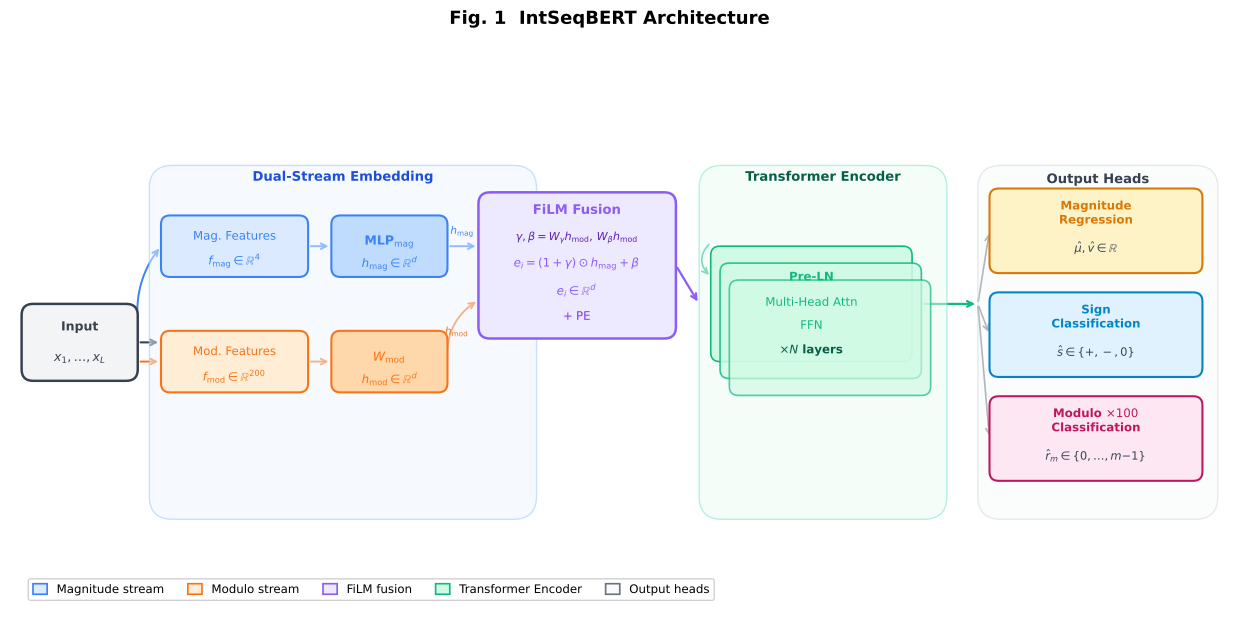

Write the Python code that produced this figure.
"""
Fig.1 IntSeqBERT アーキテクチャ図
CICM 2026 paper — Figure 1

matplotlib の Patches / FancyArrowPatch で描画。
左から右へのデータフローを示す：
  [Input] → [Dual Streams] → [FiLM Fusion] → [Transformer Encoder] → [Output Heads]

出力: experiment/cicm2026/fig1_architecture.pdf
      experiment/cicm2026/fig1_architecture.png
"""

from pathlib import Path
import matplotlib
matplotlib.use("Agg")
import matplotlib.pyplot as plt
import matplotlib.patches as mpatches
from matplotlib.patches import FancyBboxPatch, FancyArrowPatch
import matplotlib.patheffects as pe

OUT_DIR = Path(__file__).resolve().parent

# ── 色パレット ──────────────────────────────────────────────────────────────
C_MAG   = "#3b82f6"   # 青 — Magnitude stream
C_MOD   = "#f97316"   # オレンジ — Modulo stream
C_FILM  = "#8b5cf6"   # 紫 — FiLM fusion
C_ENC   = "#10b981"   # 緑 — Transformer Encoder
C_HEAD  = "#6b7280"   # グレー — Output Heads
C_INPUT = "#374151"   # ダークグレー — Input
C_BG_MAG  = "#eff6ff"
C_BG_MOD  = "#fff7ed"
C_BG_ENC  = "#ecfdf5"
C_BG_HEAD = "#f9fafb"

fig, ax = plt.subplots(figsize=(16, 7))
ax.set_xlim(0, 16)
ax.set_ylim(0, 7)
ax.axis("off")
fig.patch.set_facecolor("white")

# ─────────────────────────────────────────────────────────────────────────────
# Helper functions
# ─────────────────────────────────────────────────────────────────────────────

def box(ax, x, y, w, h, fc, ec, lw=1.5, radius=0.15, alpha=1.0):
    p = FancyBboxPatch((x, y), w, h,
                        boxstyle=f"round,pad=0,rounding_size={radius}",
                        fc=fc, ec=ec, lw=lw, alpha=alpha, zorder=3)
    ax.add_patch(p)
    return p

def label(ax, x, y, text, size=9, color="black", bold=False, va="center", ha="center", zorder=4):
    weight = "bold" if bold else "normal"
    ax.text(x, y, text, ha=ha, va=va, fontsize=size, color=color,
            fontweight=weight, zorder=zorder)

def arrow(ax, x1, y1, x2, y2, color="#374151", lw=1.5, style="->", zorder=2):
    ax.annotate("", xy=(x2, y2), xytext=(x1, y1),
                arrowprops=dict(arrowstyle=style, color=color, lw=lw,
                                connectionstyle="arc3,rad=0.0"),
                zorder=zorder)

def curved_arrow(ax, x1, y1, x2, y2, color, lw=1.5, rad=0.3):
    ax.annotate("", xy=(x2, y2), xytext=(x1, y1),
                arrowprops=dict(arrowstyle="->", color=color, lw=lw,
                                connectionstyle=f"arc3,rad={rad}"),
                zorder=2)

# ─────────────────────────────────────────────────────────────────────────────
# Section backgrounds
# ─────────────────────────────────────────────────────────────────────────────
# Stream section
box(ax, 1.8, 1.2, 5.0, 4.6, C_BG_MAG, "#93c5fd", lw=1.0, radius=0.3, alpha=0.5)
label(ax, 4.3, 5.65, "Dual-Stream Embedding", size=9.5, bold=True, color="#1d4ed8")

# Encoder section
box(ax, 8.9, 1.2, 3.2, 4.6, C_BG_ENC, "#6ee7b7", lw=1.0, radius=0.3, alpha=0.5)
label(ax, 10.5, 5.65, "Transformer Encoder", size=9.5, bold=True, color="#065f46")

# Output section
box(ax, 12.5, 1.2, 3.1, 4.6, C_BG_HEAD, "#d1d5db", lw=1.0, radius=0.3, alpha=0.5)
label(ax, 14.05, 5.62, "Output Heads", size=9.5, bold=True, color="#374151")

# ─────────────────────────────────────────────────────────────────────────────
# INPUT: sequence tokens
# ─────────────────────────────────────────────────────────────────────────────
# Input box
box(ax, 0.15, 3.0, 1.5, 1.0, "#f3f4f6", C_INPUT, lw=1.8, radius=0.15)
label(ax, 0.90, 3.7, "Input", size=9, bold=True, color=C_INPUT)
label(ax, 0.90, 3.3, r"$x_1, \ldots, x_L$", size=9, color=C_INPUT)

# Arrow: input → feature extraction
arrow(ax, 1.65, 3.5, 1.95, 3.5, color=C_INPUT, lw=1.5)

# ─────────────────────────────────────────────────────────────────────────────
# Feature Extraction boxes
# ─────────────────────────────────────────────────────────────────────────────
# Magnitude feature box
box(ax, 1.95, 4.35, 1.9, 0.8, "#dbeafe", C_MAG, lw=1.5, radius=0.12)
label(ax, 2.90, 4.88, "Mag. Features", size=8.5, bold=False, color=C_MAG)
label(ax, 2.90, 4.55, r"$f_\mathrm{mag} \in \mathbb{R}^4$", size=8.5, color=C_MAG)

# Modulo feature box
box(ax, 1.95, 2.85, 1.9, 0.8, "#ffedd5", C_MOD, lw=1.5, radius=0.12)
label(ax, 2.90, 3.38, "Mod. Features", size=8.5, bold=False, color=C_MOD)
label(ax, 2.90, 3.05, r"$f_\mathrm{mod} \in \mathbb{R}^{200}$", size=8.5, color=C_MOD)

# Arrows: input → features
ax.annotate("", xy=(1.95, 4.75), xytext=(1.65, 3.75),
            arrowprops=dict(arrowstyle="->", color=C_MAG, lw=1.4,
                            connectionstyle="arc3,rad=-0.2"), zorder=2)
ax.annotate("", xy=(1.95, 3.25), xytext=(1.65, 3.25),
            arrowprops=dict(arrowstyle="->", color=C_MOD, lw=1.4,
                            connectionstyle="arc3,rad=0.0"), zorder=2)

# ─────────────────────────────────────────────────────────────────────────────
# Projection layers
# ─────────────────────────────────────────────────────────────────────────────
# MLP_mag
box(ax, 4.15, 4.35, 1.5, 0.8, "#bfdbfe", C_MAG, lw=1.5, radius=0.12)
label(ax, 4.90, 4.80, r"MLP$_\mathrm{mag}$", size=9, bold=True, color=C_MAG)
label(ax, 4.90, 4.52, r"$h_\mathrm{mag} \in \mathbb{R}^d$", size=8.5, color=C_MAG)

# W_mod
box(ax, 4.15, 2.85, 1.5, 0.8, "#fed7aa", C_MOD, lw=1.5, radius=0.12)
label(ax, 4.90, 3.30, r"$W_\mathrm{mod}$", size=9, bold=True, color=C_MOD)
label(ax, 4.90, 3.02, r"$h_\mathrm{mod} \in \mathbb{R}^d$", size=8.5, color=C_MOD)

# Arrows: features → projections
arrow(ax, 3.85, 4.75, 4.15, 4.75, color=C_MAG, lw=1.4)
arrow(ax, 3.85, 3.25, 4.15, 3.25, color=C_MOD, lw=1.4)

# ─────────────────────────────────────────────────────────────────────────────
# FiLM Fusion
# ─────────────────────────────────────────────────────────────────────────────
box(ax, 6.05, 3.55, 2.55, 1.9, "#ede9fe", C_FILM, lw=1.8, radius=0.15)
label(ax, 7.32, 5.22, "FiLM Fusion", size=9.5, bold=True, color=C_FILM)
label(ax, 7.32, 4.85, r"$\gamma, \beta = W_\gamma h_\mathrm{mod},\, W_\beta h_\mathrm{mod}$",
      size=8.0, color="#5b21b6")
label(ax, 7.32, 4.52, r"$e_i = (1+\gamma)\odot h_\mathrm{mag} + \beta$",
      size=8.5, bold=True, color=C_FILM)
label(ax, 7.32, 4.17, r"$e_i \in \mathbb{R}^d$", size=8.5, color=C_FILM)
label(ax, 7.32, 3.83, r"$+ \;\mathrm{PE}$", size=8.5, color="#7c3aed")

# Arrows: projections → FiLM
arrow(ax, 5.65, 4.75, 6.05, 4.75, color=C_MAG, lw=1.4)  # h_mag
# h_mod: curved down then into FiLM
ax.annotate("", xy=(6.05, 4.05), xytext=(5.65, 3.25),
            arrowprops=dict(arrowstyle="->", color=C_MOD, lw=1.4,
                            connectionstyle="arc3,rad=-0.3"), zorder=2)

# small label on arrows
ax.text(5.84, 4.84, r"$h_\mathrm{mag}$", fontsize=7.5, color=C_MAG,
        ha="center", va="bottom", zorder=5)
ax.text(5.77, 3.55, r"$h_\mathrm{mod}$", fontsize=7.5, color=C_MOD,
        ha="center", va="bottom", zorder=5)

# ─────────────────────────────────────────────────────────────────────────────
# Transformer Encoder
# ─────────────────────────────────────────────────────────────────────────────
# Arrow: FiLM → Encoder
arrow(ax, 8.60, 4.50, 8.90, 4.00, color=C_FILM, lw=1.6)

# Encoder stack (3 layer boxes to suggest depth)
for i, (yoff, alpha_v) in enumerate([(0.0, 1.0), (0.22, 0.85), (0.44, 0.70)]):
    box(ax, 9.05 + i*0.12, 3.25 - yoff, 2.6, 1.5,
        fc="#d1fae5", ec=C_ENC, lw=1.2, radius=0.12, alpha=alpha_v)

# foreground layer labels
label(ax, 10.35, 4.35, r"Pre-LN", size=8.5, bold=True, color=C_ENC)
label(ax, 10.35, 4.02, r"Multi-Head Attn", size=8.5, color=C_ENC)
label(ax, 10.35, 3.72, r"FFN", size=8.5, color=C_ENC)
label(ax, 10.35, 3.40, r"$\times N$ layers", size=8.5, bold=True, color="#065f46")

# self-loop arrow (self-attention indication)
ax.annotate("", xy=(9.05, 4.35), xytext=(9.05, 4.80),
            arrowprops=dict(arrowstyle="->", color=C_ENC, lw=1.2,
                            connectionstyle="arc3,rad=0.5"), zorder=2)

# ─────────────────────────────────────────────────────────────────────────────
# Arrow: Encoder → Heads
# ─────────────────────────────────────────────────────────────────────────────
arrow(ax, 11.78, 4.00, 12.50, 4.00, color=C_ENC, lw=1.6)

# ─────────────────────────────────────────────────────────────────────────────
# Output Heads
# ─────────────────────────────────────────────────────────────────────────────
HEAD_X = 12.65
HEAD_W = 2.75
HEAD_SPECS = [
    (4.40, "#fef3c7", "#d97706", "Magnitude\nRegression", r"$\hat{\mu}, \hat{v} \in \mathbb{R}$"),
    (3.05, "#e0f2fe", "#0284c7", "Sign\nClassification", r"$\hat{s} \in \{+, -, 0\}$"),
    (1.70, "#fce7f3", "#be185d", r"Modulo $\times 100$" + "\nClassification",
     r"$\hat{r}_m \in \{0,\ldots,m{-}1\}$"),
]

for (y0, fc, ec, title, subtitle) in HEAD_SPECS:
    box(ax, HEAD_X, y0, HEAD_W, 1.1, fc=fc, ec=ec, lw=1.5, radius=0.12)
    label(ax, HEAD_X + HEAD_W/2, y0 + 0.78, title, size=8.5, bold=True, color=ec)
    label(ax, HEAD_X + HEAD_W/2, y0 + 0.32, subtitle, size=8.2, color="#374151")

# fan-out arrows from encoder output
for y_head in [4.95, 3.60, 2.25]:
    ax.annotate("", xy=(HEAD_X, y_head), xytext=(12.50, 4.00),
                arrowprops=dict(arrowstyle="->", color=C_HEAD, lw=1.2,
                                connectionstyle="arc3,rad=0.0"), zorder=2)

# ─────────────────────────────────────────────────────────────────────────────
# Title & Legend
# ─────────────────────────────────────────────────────────────────────────────
fig.suptitle(
    "Fig. 1  IntSeqBERT Architecture",
    fontsize=13, y=0.97, fontweight="bold"
)

# Legend patches
legend_items = [
    mpatches.Patch(fc="#dbeafe", ec=C_MAG, lw=1.2, label="Magnitude stream"),
    mpatches.Patch(fc="#ffedd5", ec=C_MOD, lw=1.2, label="Modulo stream"),
    mpatches.Patch(fc="#ede9fe", ec=C_FILM, lw=1.2, label="FiLM fusion"),
    mpatches.Patch(fc="#d1fae5", ec=C_ENC, lw=1.2, label="Transformer Encoder"),
    mpatches.Patch(fc="#f9fafb", ec=C_HEAD, lw=1.2, label="Output heads"),
]
ax.legend(handles=legend_items, loc="lower left", bbox_to_anchor=(0.01, 0.01),
          fontsize=8.5, framealpha=0.9, ncol=5,
          handlelength=1.2, handleheight=1.0)

# ─────────────────────────────────────────────────────────────────────────────
# Save
# ─────────────────────────────────────────────────────────────────────────────
for ext in ("pdf", "png"):
    out_path = OUT_DIR / f"fig1_architecture.{ext}"
    fig.savefig(out_path, dpi=200, bbox_inches="tight")
    print(f"Saved: {out_path}")

plt.close(fig)
